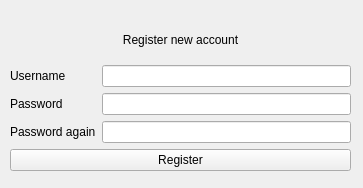
<?xml version="1.0" encoding="UTF-8"?>
<ui version="4.0">
 <class>Form</class>
 <widget class="QWidget" name="Form">
  <property name="geometry">
   <rect>
    <x>0</x>
    <y>0</y>
    <width>363</width>
    <height>188</height>
   </rect>
  </property>
  <property name="windowTitle">
   <string>Registration</string>
  </property>
  <widget class="QWidget" name="verticalLayoutWidget">
   <property name="geometry">
    <rect>
     <x>10</x>
     <y>20</y>
     <width>341</width>
     <height>151</height>
    </rect>
   </property>
   <layout class="QVBoxLayout" name="verticalLayout">
    <item>
     <widget class="QLabel" name="label_main">
      <property name="text">
       <string>Register new account</string>
      </property>
      <property name="alignment">
       <set>Qt::AlignCenter</set>
      </property>
     </widget>
    </item>
    <item>
     <layout class="QFormLayout" name="formLayout">
      <item row="0" column="0">
       <widget class="QLabel" name="label_username">
        <property name="text">
         <string>Username</string>
        </property>
       </widget>
      </item>
      <item row="0" column="1">
       <widget class="QLineEdit" name="edit_username"/>
      </item>
      <item row="1" column="0">
       <widget class="QLabel" name="label_password">
        <property name="text">
         <string>Password</string>
        </property>
       </widget>
      </item>
      <item row="1" column="1">
       <widget class="QLineEdit" name="edit_password"/>
      </item>
      <item row="2" column="0">
       <widget class="QLabel" name="label_password_again">
        <property name="text">
         <string>Password again</string>
        </property>
       </widget>
      </item>
      <item row="2" column="1">
       <widget class="QLineEdit" name="edit_password_again"/>
      </item>
     </layout>
    </item>
    <item>
     <layout class="QHBoxLayout" name="horizontalLayout">
      <item>
       <widget class="QPushButton" name="btn_register">
        <property name="text">
         <string>Register</string>
        </property>
       </widget>
      </item>
     </layout>
    </item>
   </layout>
  </widget>
 </widget>
 <resources/>
 <connections/>
</ui>
